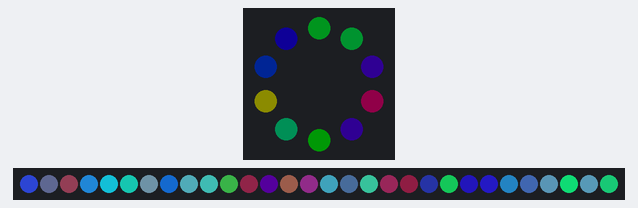
Bench run of a program on a simulated Circuit Playground running CircuitPython. On the bench: the board's ring of 10 RGB LEDs (number 0 left of the top, counting anticlockwise), 30 RGB LEDs in strip order, left to right. Dim RGB values are drawn brighter than linear; random numbers come from a fixed seed.

Above: at 0.45 s.
At 5.27 s:
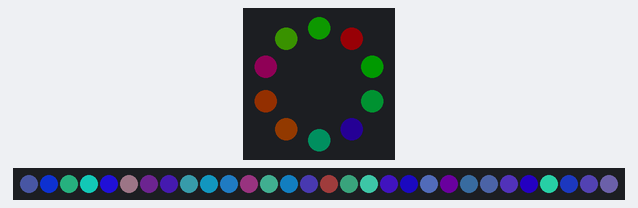
At 10.09 s:
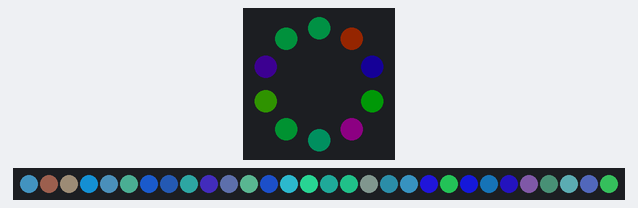
At 20.03 s:
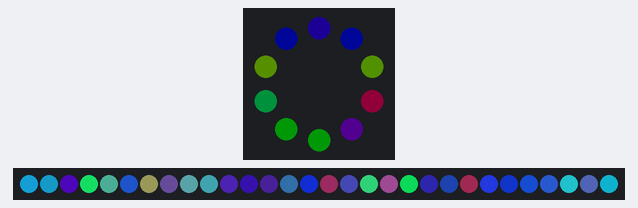
At 29.66 s:
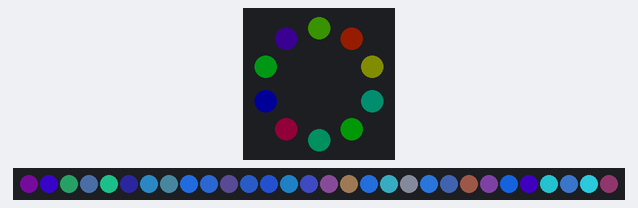
At 39.6 s:
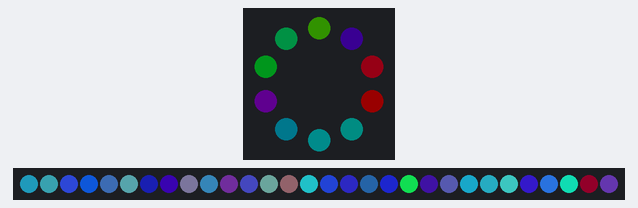

The program:

br6.py
```python
# Use the 10 NeoPixels on Circuit Playground Express via the
#   Adafruit neopixel library

###
### settable Pulse, Cycle, and Pixels_used
###

import time
import neopixel
import board

try:
    import urandom as random
except ImportError:
    import random

def wheel(pos):
    # Input a value 0 to 255 to get a color value.
    # The colours are a transition r - g - b - back to r.
    if pos < 85:
        return (int(pos * 3), int(255 - (pos * 3)), 0)
    elif pos < 170:
        pos -= 85
        return (int(255 - (pos * 3)), 0, int(pos * 3))
    else:
        pos -= 170
        return (0, int(pos * 3), int(255 - pos * 3))

pulse = 1
cycle = 1
cycle_speed = 0 # 0, 1, 2
# Set up the 10 Circuit Playground Express NeoPixels half bright
spixels = neopixel.NeoPixel(board.NEOPIXEL, 10, brightness=0.1, auto_write=False)
pixels = neopixel.NeoPixel(board.A1, 30, brightness=0.8, auto_write=False)
#spixels = neopixel.NeoPixel(board.A1, 30, brightness=0.5)

num_pixels = 30
pixels_used = 30 # 20
ctr = 0
ctr2 = 0

maxblue = 220
maxgreen = 200
maxred = 40

bubble = float(num_pixels)
bubble_speed = 1.21
bubble2 = 7.0
bubble2_speed = 0.5

p = []
ps = []

# initialize
for i in range(0, num_pixels):
    #s = random.randint(1,3)
    s = 9
    #speed.append(9)
    d = 1
    maxi = random.randint(50,255)
    m = random.randint(50,maxblue)
    ###m = 250 - int(float(i / num_pixels) * pixels_used) * 12
    #maxi = 245
    b = random.randint(15, m)
    ###b = m
    #blue.append(15)
    g = random.randint(0,maxgreen)
    ###g = 0
    p = [s, d, m, b, g]
    if i <= pixels_used:
        ps.append(p)
	#ps.append([9,1,255-i*12-13,255-i*12-13,(255-i*12-13)/10])
    else:
        ps.append([0,0,1,0,0])

# main loop
while True:

    for o in range(len(spixels)):
        spixels[o] = wheel(random.randint(1,255))


    for p in range(0, num_pixels):
        #brt = blue[p]
        brt = ps[p][3]
        #grn = int(green[p] * blue[p] / maximum[p])
        #grn = green[p]
        grn = int(ps[p][4] * brt / ps[p][2])
        #grn = ps[p][4]
	red = random.randint(10,maxred)
        pixels[p] = (red, grn, brt)

        if pulse == 1:
        	ps[p][3] = ps[p][3] + ps[p][0] * ps[p][1]

        if ps[p][3] >= ps[p][2] or ps[p][3] < 15:
            ps[p][1] = -1 * ps[p][1]

        if ps[p][3] < 15:
            maxi = random.randint(60,maxblue)
            ps[p][2] = maxi
            ps[p][4] = random.randint(0,maxgreen) # green reset


    #pixels[int(bubble) % num_pixels] = (10, 10, 10)
    bubble = bubble - bubble_speed
    bubble2_idx = int(bubble2) % num_pixels
    bubble2 = bubble2 + bubble2_speed

    pixels.show()
    spixels.show()

    # delay to cycle
    if cycle == 1:
	    ctr = ctr + 1
	    if ctr > 25:

		    ctr2 = ctr2 + 1
		    if ctr2 > cycle_speed:

			    ctr2 = 0
			    pst = list(ps)
			    t1 = pst[0]
			    for i in range(0, len(ps)-1):
			        ps[i] = ps[i + 1]
			    ps[len(ps)-1] = t1
```
